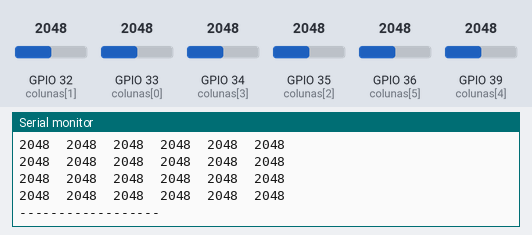
This sketch was run on a simulated ESP32. On the bench: the last lines printed to the serial monitor. The inputs (shaded band) are chosen by the test bench; at power-on: GPIO 35 (colunas[2]) = 2048, GPIO 32 (colunas[1]) = 2048, GPIO 33 (colunas[0]) = 2048, GPIO 34 (colunas[3]) = 2048, GPIO 36 (colunas[5]) = 2048, GPIO 39 (colunas[4]) = 2048.

Above: at 5.7 s.
5.8 s: GPIO 35 (colunas[2]) set to 1039
At 6.11 s:
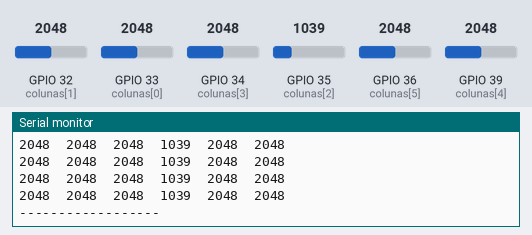
8.8 s: GPIO 35 (colunas[2]) set to 938
At 9.19 s:
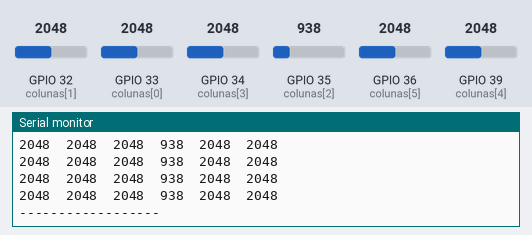
Timing chart, 0 to 11.8 s (numbered marks = the images above; inputs shaded):
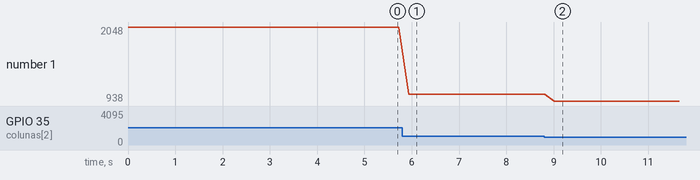

Measured:
- after the input at 5.8 s, the serial monitor: prints a new line after 0.14 s (image 1)
- after the input at 8.8 s, the serial monitor: prints a new line after 0.22 s (image 2)
- plotted number 1: 2048 → 1039 after the input at 5.8 s, 1039 → 938 after the input at 8.8 s

The sketch:

matriz6x6_highimpedance.ino
```cpp
int linhas[6]  = {25,26,27,14,12,13};
int colunas[6] = {33,32,35,34,39,36};

void setup() {
  Serial.begin(115200);

  // No setup, pode até deixar tudo como INPUT inicialmente
  for (int i = 0; i < 6; i++) {
    pinMode(linhas[i], INPUT);  // alta impedância
  }
}

void loop() {

  int matriz[6][6];

  for (int l = 0; l < 6; l++) {

    // 1) todas as linhas em alta impedância
    for (int i = 0; i < 6; i++) {
      pinMode(linhas[i], INPUT);
    }

    // 2) ativa só essa linha como saída em HIGH
    pinMode(linhas[l], OUTPUT);
    digitalWrite(linhas[l], HIGH);

    delayMicroseconds(200); // dá tempo estabilizar

    // 3) lê todas as colunas
    for (int c = 0; c < 6; c++) {
      matriz[l][c] = analogRead(colunas[c]);
    }

    // opcional: voltar essa linha pra INPUT aqui
    pinMode(linhas[l], INPUT);
  }

  // imprime a matriz
  Serial.println("----- MATRIZ -----");
  for (int l = 0; l < 6; l++) {
    for (int c = 5; c >= 0; c--) {
      Serial.print(matriz[l][c]);
      Serial.print("\t");
    }
    Serial.println();
  }
  Serial.println("------------------\n");

  delay(200);
}
```
